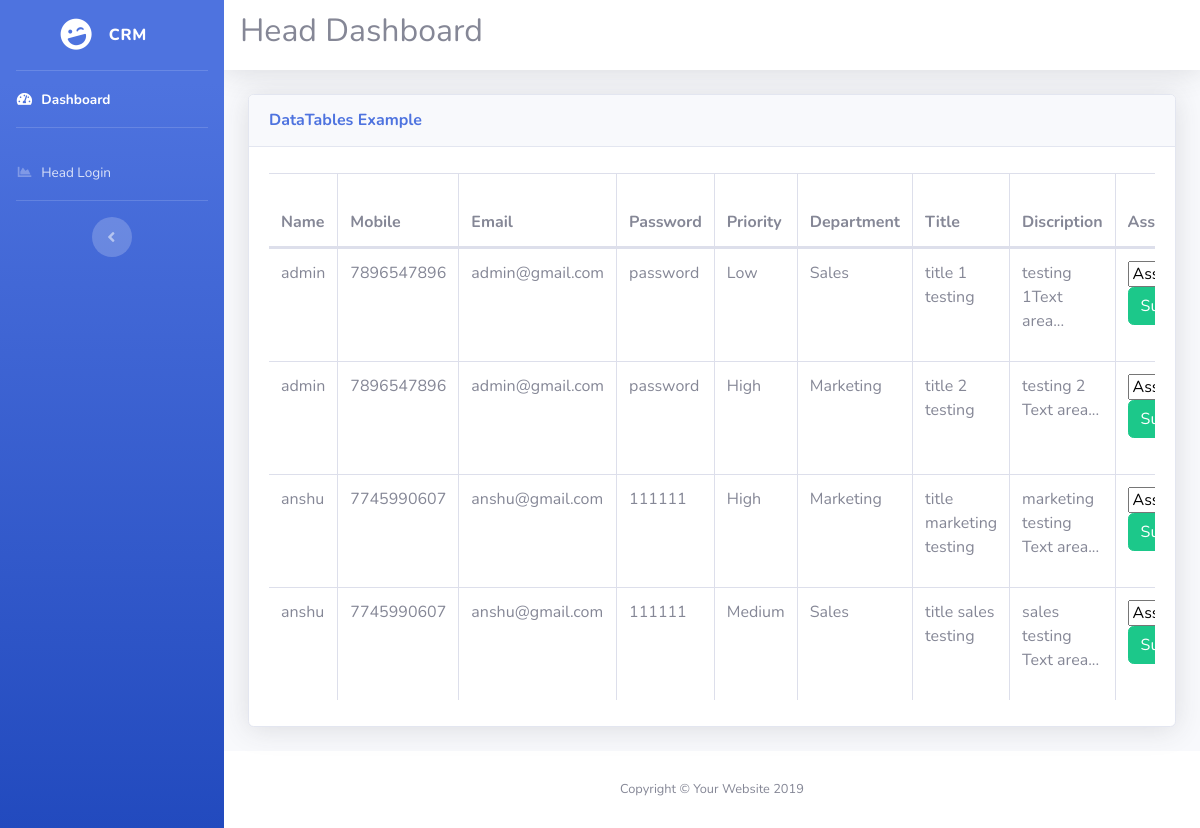
Screenshot of /admin/head/ticket_a.php with the database file from the repository.
### tables this page shows
CREATE TABLE `registration` (
  `id` int(3) NOT NULL,
  `name` varchar(30) NOT NULL,
  `mobile` varchar(30) NOT NULL,
  `email` varchar(30) NOT NULL,
  `password` varchar(20) NOT NULL
);

CREATE TABLE `ticket` (
  `id` int(3) NOT NULL,
  `priority` varchar(30) NOT NULL,
  `department` varchar(30) NOT NULL,
  `title` varchar(50) NOT NULL,
  `discription` varchar(50) NOT NULL,
  `fileone` varchar(60) NOT NULL,
  `filetwo` varchar(60) NOT NULL,
  `clientid` int(3) NOT NULL,
  `assign_id` varchar(3) NOT NULL DEFAULT '---',
  `reply` varchar(50) NOT NULL DEFAULT '0',
  `close` int(3) NOT NULL DEFAULT '0'
);

### admin/head/dbconfig.php (called while the page is built, shortened)
<?php
function select($query)
{
	$cid=mysqli_connect(server,user,password,database) or die("connection error");
	$result=mysqli_query($cid,$query);
	return $result;
}
?>

### admin/head/ticket_a.php (the view, shortened to what this page needs)
<?php
include"dbconfig.php";
$query="SELECT * FROM registration INNER JOIN ticket ON registration.id=ticket.clientid";
$query2="SELECT * FROM(( ticket INNER JOIN team ON ticket.assign_id=team.teamid) INNER JOIN registration ON registration.id=ticket.clientid)";
$result=select($query);
$result2=select($query2);
?>
<!DOCTYPE html>
<html lang="en">
<head>
  <link href="vendor/fontawesome-free/css/all.min.css" rel="stylesheet" type="text/css">
  <link href="css/sb-admin-2.min.css" rel="stylesheet">
  <link href="vendor/datatables/dataTables.bootstrap4.min.css" rel="stylesheet">
</head>
<body id="page-top">
  <div id="wrapper">
   <?php include"sidebar.php";?>
    <div id="content-wrapper" class="d-flex flex-column">
      <div id="content">
        <nav class="navbar navbar-expand navbar-light bg-white topbar mb-4 static-top shadow">
            <h2> Head Dashboard</h2>
        </nav>
        <div class="container-fluid">
          <div class="card shadow mb-4">
            <div class="card-header py-3">
              <h6 class="m-0 font-weight-bold text-primary">DataTables Example</h6>
            </div>
            <div class="card-body">
              <div class="table-responsive">
                <table class="table table-bordered" id="dataTable" width="100%" cellspacing="0">
                  <thead>
                    <tr>
                      <th>Name</th>
                      <th>Mobile</th>
                      <th>Email</th>
                      <th>Password</th>
                      <th>Priority</th>
                       <th>Department</th>
                       <th>Title</th>
                       <th>Discription</th>
                       <th>Assign To</th>
                    </tr>
                  </thead>
                  <tbody>
                    <?php
					while($r=mysqli_fetch_array($result))
					{
						extract($r);
					?>
                    <tr><form method="post" >
                      <td><?=$name?></td>
                      <td><?=$mobile?></td>
                      <td><?=$email?></td>
                      <td><?=$password?></td>
                      <td><?=$priority?></td>
                      <td><?=$department?></td>
                      <td><?=$title?></td>
                      <td><?=$discription?></td>
                      <td><select  name="assign">
					  <option>Assign To</option>
					  </select><input type="submit" class="btn btn-success " name="sub"></br></br>
					  </form></td>
                      </tr>
                    <?php
					}
					?>
                  </tbody>
                </table>
              </div>
            </div>
          </div>
        </div>
      </div>
      <footer class="sticky-footer bg-white">
        <div class="container my-auto">
          <div class="copyright text-center my-auto">
            <span>Copyright &copy; Your Website 2019</span>
          </div>
        </div>
      </footer>
    </div>
  </div>
</body>
</html>

### admin/head/sidebar.php
<ul class="navbar-nav bg-gradient-primary sidebar sidebar-dark accordion" id="accordionSidebar">
      <a class="sidebar-brand d-flex align-items-center justify-content-center" href="index.php">
        <div class="sidebar-brand-icon rotate-n-15">
          <i class="fas fa-laugh-wink"></i>
        </div>
        <div class="sidebar-brand-text mx-3">CRM <sup></div>
      </a>
      <hr class="sidebar-divider my-0">
      <li class="nav-item active">
        <a class="nav-link" href="index.php">
          <i class="fas fa-fw fa-tachometer-alt"></i>
          <span>Dashboard</span></a>
      </li>
      <hr class="sidebar-divider">
	 <?php
if($_SESSION)
{
	?>
	   <li class="nav-item">
        <a class="nav-link" href="tables.php">
          <i class="fas fa-fw fa-table"></i>
          <span>Tickets</span></a>
      </li>
	  <li class="nav-item">
        <a class="nav-link" href="solved_tickets.php">
          <i class="fas fa-fw fa-table"></i>
          <span>Solved Tickets</span></a>
      </li>
	  <li class="nav-item">
        <a class="nav-link" href="register.php">
          <i class="fas fa-fw fa-table"></i>
          <span>Team Mamber Register</span></a>
      </li>
	  <li class="nav-item">
        <a class="nav-link" href="mamber.php">
          <i class="fas fa-fw fa-table"></i>
          <span>our Members</span></a>
      </li>
	  <li class="nav-item">
        <a class="nav-link" href="logout.php">
          <i class="fas fa-fw fa-chart-area"></i>
          <span>Logout</span></a>
      </li>
	  <?php
}
else
{
	?>
	  <li class="nav-item">
        <a class="nav-link" href="login.php">
          <i class="fas fa-fw fa-chart-area"></i>
          <span>Head Login</span></a>
      </li>
	  <?php
}
?>
      <hr class="sidebar-divider d-none d-md-block">
      <div class="text-center d-none d-md-inline">
        <button class="rounded-circle border-0" id="sidebarToggle"></button>
      </div>
    </ul>

### rows the page displays
registration: name "admin", mobile "7896547896", email "admin@gmail.com", password "password", ticket.priority "Low", ticket.department "Sales", ticket.title "title 1 testing", ticket.discription "testing 1Text area...", ticket.priority "High", ticket.department "Marketing", ticket.title "title 2 testing", ticket.discription "testing 2 Text area..."
registration: name "anshu", mobile "7745990607", email "anshu@gmail.com", password "111111", ticket.priority "High", ticket.department "Marketing", ticket.title "title marketing testing", ticket.discription "marketing testing Text area...", ticket.priority "Medium", ticket.department "Sales", ticket.title "title sales testing", ticket.discription "sales testing Text area..."
